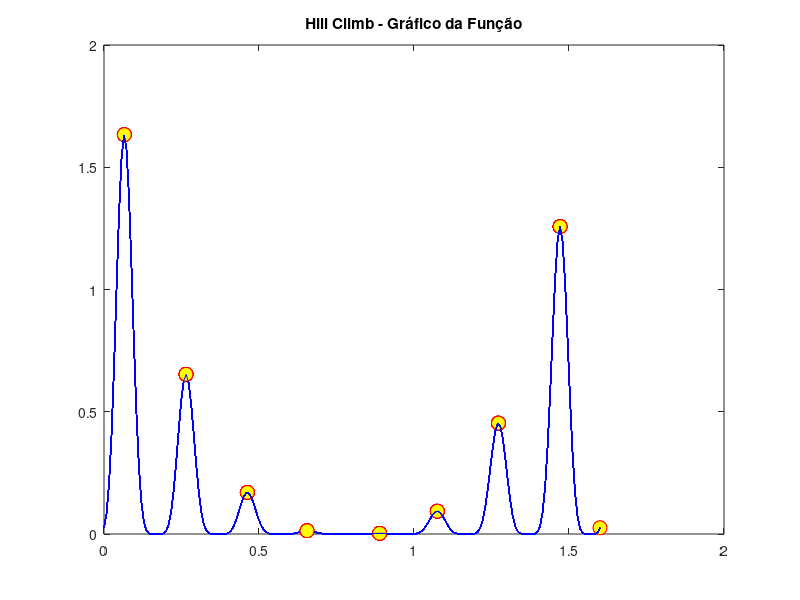

Write the MATLAB code that produced this figure.
iter = 1; % Contador de iterações globais
tolerancia = 0.01; % Tolerância para determinar convergência
mve_x = zeros(100, 1); % Armazena os valores de x correspondentes ao máximo
mve_y = zeros(100, 1); % Armazena os valores de y correspondentes ao máximo

while iter <= 100
    clc;
    close all;
    clearvars -except iter tolerancia mve_x mve_y; % Mantém as variáveis principais

    % Definição da função
    f = @(x) 4*(sin(5*pi*x+0.5)).^6 .* exp(log2((x-0.8).^2));

    % Geração dos pontos para o gráfico da função
    x = linspace(0, 1.6, 200); 
    y = f(x);
    figure(1)
    plot(x, y, 'b');
    hold on;

    % Configurações iniciais do Hill Climb
    delta = 0.02; % Tamanho do passo
    x_now = rand * 1.6; % Valor inicial aleatório para x
    x_old = x_now; % Variável de comparação

    % Armazena os valores de evolução
    f_evolucao = [];
    x_evolucao = [];
    iteracoes_convergentes = 0;

    for i = 1:300 % Número fixo de iterações do algoritmo Hill Climb
        valor_rand = (rand - 0.5) * delta; % Gera valor aleatório para perturbação
        x_now = x_old + 2 * valor_rand;

        % Verifica se x_now está dentro do intervalo [0, 1.6]
        if x_now < 0
            x_now = 0;
        elseif x_now > 1.6
            x_now = 1.6;
        end

        % Atualiza o valor de x se f(x_now) for maior
        if f(x_now) > f(x_old)
            x_old = x_now;
        end 

        % Armazena os valores atuais
        f_evolucao(i) = f(x_old);
        x_evolucao(i) = x_old;

        % Verifica convergência
        if i > 1
            taxa_convergencia = abs(f_evolucao(i) - f_evolucao(i - 1)) / abs(f_evolucao(i - 1));
            if taxa_convergencia <= tolerancia
                iteracoes_convergentes = iteracoes_convergentes + 1;
            end
        end
    end

    % Identificar o valor máximo da função e o x correspondente
    [f_max_value, idx_max] = max(f_evolucao); % Máximo da evolução
    x_max = x_evolucao(idx_max);

    % Salvar o melhor x e y desta execução
    mve_x(iter) = x_max;
    mve_y(iter) = f_max_value;

    % Destacar o máximo no gráfico da função
    plot(x_max, f_max_value, '-o', 'MarkerSize', 10, ...
         'MarkerEdgeColor', 'red', 'MarkerFaceColor', 'yellow'); % Ponto máximo
    title('Hill Climb - Gráfico da Função');
    iter = iter + 1;
end

% Resultados finais agregados
melhor_y = max(mve_y);
melhor_x = mve_x(mve_y == melhor_y);

pior_y = min(mve_y);
pior_x = mve_x(mve_y == pior_y);

media_y = mean(mve_y);
media_x = mean(mve_x);

% Taxa de convergência (%)
iteracoes_totais = 300 * 100; % 300 iterações por execução, 100 execuções
taxa_convergencia_percentual = (sum(abs(mve_y - melhor_y) / melhor_y <= tolerancia) / length(mve_y)) * 100;

% Variação (%)
variancia_x = var(mve_x);
variancia_y = var(mve_y);
varxp = (sqrt(variancia_x) / mean(mve_x)) * 100;
varyp = (sqrt(variancia_y) / mean(mve_y)) * 100;
variacao_percentual = (varxp + varyp) / 2;

% Exibição dos resultados
fprintf('Melhor Valor Encontrado: (x = %.4f, y = %.4f)\n', melhor_x, melhor_y);
fprintf('Média dos Valores: (x = %.4f, y = %.4f)\n', media_x, media_y);
fprintf('Pior Valor Encontrado: (x = %.4f, y = %.4f)\n', pior_x, pior_y);
fprintf('Taxa de Convergência: %.2f%%\n', taxa_convergencia_percentual);
fprintf('Variação: %.2f%%\n', variacao_percentual);
